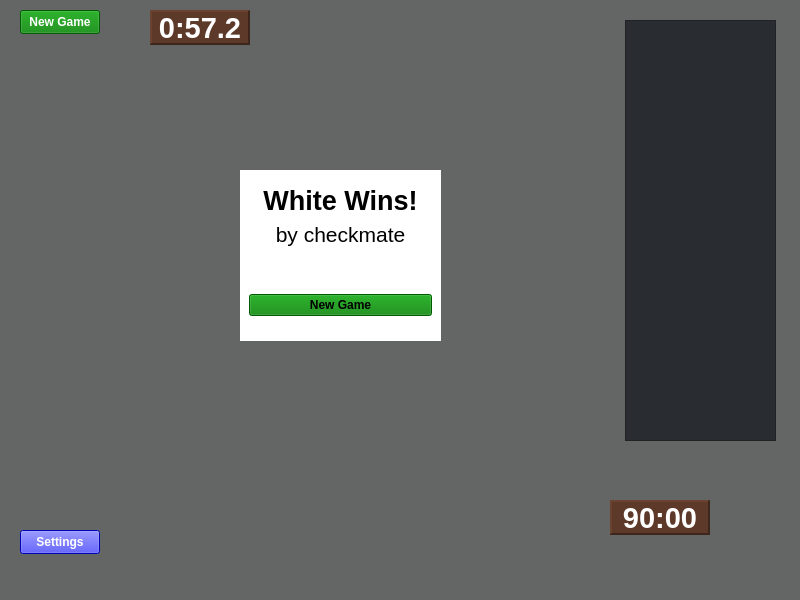
<?xml version="1.0" encoding="UTF-8"?>
<ui version="4.0">
 <class>Chess</class>
 <widget class="QMainWindow" name="Chess">
  <property name="geometry">
   <rect>
    <x>0</x>
    <y>0</y>
    <width>800</width>
    <height>600</height>
   </rect>
  </property>
  <property name="windowTitle">
   <string>Chess</string>
  </property>
  <widget class="QWidget" name="centralWidget">
   <property name="styleSheet">
    <string notr="true">background-color: rgb(100, 102, 102);</string>
   </property>
   <widget class="QLabel" name="topTimerLabel">
    <property name="geometry">
     <rect>
      <x>150</x>
      <y>10</y>
      <width>100</width>
      <height>35</height>
     </rect>
    </property>
    <property name="sizePolicy">
     <sizepolicy hsizetype="Preferred" vsizetype="MinimumExpanding">
      <horstretch>0</horstretch>
      <verstretch>0</verstretch>
     </sizepolicy>
    </property>
    <property name="minimumSize">
     <size>
      <width>85</width>
      <height>35</height>
     </size>
    </property>
    <property name="baseSize">
     <size>
      <width>0</width>
      <height>0</height>
     </size>
    </property>
    <property name="font">
     <font>
      <pointsize>22</pointsize>
      <weight>75</weight>
      <bold>true</bold>
     </font>
    </property>
    <property name="mouseTracking">
     <bool>false</bool>
    </property>
    <property name="styleSheet">
     <string notr="true">background-color: rgb(92, 57, 41);
font-size: 22pt;
font-weight: bold;
color: white;</string>
    </property>
    <property name="frameShape">
     <enum>QFrame::Panel</enum>
    </property>
    <property name="frameShadow">
     <enum>QFrame::Raised</enum>
    </property>
    <property name="lineWidth">
     <number>2</number>
    </property>
    <property name="midLineWidth">
     <number>0</number>
    </property>
    <property name="text">
     <string>0:57.2</string>
    </property>
    <property name="textFormat">
     <enum>Qt::PlainText</enum>
    </property>
    <property name="scaledContents">
     <bool>false</bool>
    </property>
    <property name="alignment">
     <set>Qt::AlignCenter</set>
    </property>
    <property name="textInteractionFlags">
     <set>Qt::NoTextInteraction</set>
    </property>
   </widget>
   <widget class="QLabel" name="bottomTimerLabel">
    <property name="geometry">
     <rect>
      <x>610</x>
      <y>500</y>
      <width>100</width>
      <height>35</height>
     </rect>
    </property>
    <property name="sizePolicy">
     <sizepolicy hsizetype="Minimum" vsizetype="MinimumExpanding">
      <horstretch>0</horstretch>
      <verstretch>0</verstretch>
     </sizepolicy>
    </property>
    <property name="minimumSize">
     <size>
      <width>85</width>
      <height>35</height>
     </size>
    </property>
    <property name="baseSize">
     <size>
      <width>0</width>
      <height>0</height>
     </size>
    </property>
    <property name="font">
     <font>
      <pointsize>22</pointsize>
      <weight>75</weight>
      <bold>true</bold>
     </font>
    </property>
    <property name="mouseTracking">
     <bool>false</bool>
    </property>
    <property name="styleSheet">
     <string notr="true">background-color: rgb(92, 57, 41);
font-size: 22pt;
font-weight: bold;
color: white;</string>
    </property>
    <property name="frameShape">
     <enum>QFrame::Panel</enum>
    </property>
    <property name="frameShadow">
     <enum>QFrame::Raised</enum>
    </property>
    <property name="lineWidth">
     <number>2</number>
    </property>
    <property name="midLineWidth">
     <number>0</number>
    </property>
    <property name="text">
     <string>90:00</string>
    </property>
    <property name="textFormat">
     <enum>Qt::PlainText</enum>
    </property>
    <property name="scaledContents">
     <bool>false</bool>
    </property>
    <property name="alignment">
     <set>Qt::AlignCenter</set>
    </property>
    <property name="textInteractionFlags">
     <set>Qt::NoTextInteraction</set>
    </property>
   </widget>
   <widget class="QPushButton" name="newGame">
    <property name="geometry">
     <rect>
      <x>20</x>
      <y>10</y>
      <width>80</width>
      <height>24</height>
     </rect>
    </property>
    <property name="sizePolicy">
     <sizepolicy hsizetype="Minimum" vsizetype="Fixed">
      <horstretch>0</horstretch>
      <verstretch>0</verstretch>
     </sizepolicy>
    </property>
    <property name="minimumSize">
     <size>
      <width>0</width>
      <height>0</height>
     </size>
    </property>
    <property name="font">
     <font>
      <weight>75</weight>
      <italic>false</italic>
      <bold>true</bold>
      <underline>false</underline>
      <kerning>true</kerning>
     </font>
    </property>
    <property name="styleSheet">
     <string notr="true">background-color:  green;
color: white;</string>
    </property>
    <property name="text">
     <string>New Game</string>
    </property>
    <property name="checkable">
     <bool>false</bool>
    </property>
    <property name="checked">
     <bool>false</bool>
    </property>
    <property name="flat">
     <bool>false</bool>
    </property>
   </widget>
   <widget class="QTableView" name="table">
    <property name="geometry">
     <rect>
      <x>625</x>
      <y>20</y>
      <width>151</width>
      <height>421</height>
     </rect>
    </property>
    <property name="styleSheet">
     <string notr="true">background-color: rgb(41, 44, 48);
font-weight: bold;
color: white;</string>
    </property>
   </widget>
   <widget class="QFrame" name="winFrame">
    <property name="geometry">
     <rect>
      <x>240</x>
      <y>170</y>
      <width>201</width>
      <height>171</height>
     </rect>
    </property>
    <property name="styleSheet">
     <string notr="true">background-color: white;</string>
    </property>
    <property name="frameShape">
     <enum>QFrame::NoFrame</enum>
    </property>
    <property name="frameShadow">
     <enum>QFrame::Raised</enum>
    </property>
    <layout class="QVBoxLayout" name="verticalLayout">
     <property name="topMargin">
      <number>15</number>
     </property>
     <property name="bottomMargin">
      <number>25</number>
     </property>
     <item>
      <widget class="QLabel" name="winColorLabel">
       <property name="styleSheet">
        <string notr="true">font-size: 20pt;
font-weight: bold;
color: black;</string>
       </property>
       <property name="text">
        <string>White Wins!</string>
       </property>
       <property name="alignment">
        <set>Qt::AlignCenter</set>
       </property>
      </widget>
     </item>
     <item>
      <widget class="QLabel" name="winTypeLabel">
       <property name="styleSheet">
        <string notr="true">font-size: 16pt;
color: black;</string>
       </property>
       <property name="text">
        <string>by checkmate</string>
       </property>
       <property name="alignment">
        <set>Qt::AlignCenter</set>
       </property>
      </widget>
     </item>
     <item>
      <spacer name="verticalSpacer">
       <property name="orientation">
        <enum>Qt::Vertical</enum>
       </property>
       <property name="sizeHint" stdset="0">
        <size>
         <width>20</width>
         <height>40</height>
        </size>
       </property>
      </spacer>
     </item>
     <item alignment="Qt::AlignBottom">
      <widget class="QPushButton" name="winNewGame">
       <property name="sizePolicy">
        <sizepolicy hsizetype="Minimum" vsizetype="Fixed">
         <horstretch>0</horstretch>
         <verstretch>0</verstretch>
        </sizepolicy>
       </property>
       <property name="minimumSize">
        <size>
         <width>0</width>
         <height>0</height>
        </size>
       </property>
       <property name="font">
        <font>
         <weight>75</weight>
         <italic>false</italic>
         <bold>true</bold>
         <underline>false</underline>
         <kerning>true</kerning>
        </font>
       </property>
       <property name="styleSheet">
        <string notr="true">background-color:  green</string>
       </property>
       <property name="text">
        <string>New Game</string>
       </property>
       <property name="checkable">
        <bool>false</bool>
       </property>
       <property name="checked">
        <bool>false</bool>
       </property>
       <property name="flat">
        <bool>false</bool>
       </property>
      </widget>
     </item>
    </layout>
   </widget>
   <widget class="QPushButton" name="settingsButton">
    <property name="geometry">
     <rect>
      <x>20</x>
      <y>530</y>
      <width>80</width>
      <height>24</height>
     </rect>
    </property>
    <property name="sizePolicy">
     <sizepolicy hsizetype="Minimum" vsizetype="Fixed">
      <horstretch>0</horstretch>
      <verstretch>0</verstretch>
     </sizepolicy>
    </property>
    <property name="minimumSize">
     <size>
      <width>0</width>
      <height>0</height>
     </size>
    </property>
    <property name="font">
     <font>
      <weight>75</weight>
      <italic>false</italic>
      <bold>true</bold>
      <underline>false</underline>
      <kerning>true</kerning>
     </font>
    </property>
    <property name="styleSheet">
     <string notr="true">background-color:  blue;
color: white;</string>
    </property>
    <property name="text">
     <string>Settings</string>
    </property>
    <property name="checkable">
     <bool>false</bool>
    </property>
    <property name="checked">
     <bool>false</bool>
    </property>
    <property name="flat">
     <bool>false</bool>
    </property>
   </widget>
  </widget>
  <widget class="QMenuBar" name="menubar">
   <property name="geometry">
    <rect>
     <x>0</x>
     <y>0</y>
     <width>800</width>
     <height>22</height>
    </rect>
   </property>
  </widget>
 </widget>
 <resources/>
 <connections/>
</ui>
